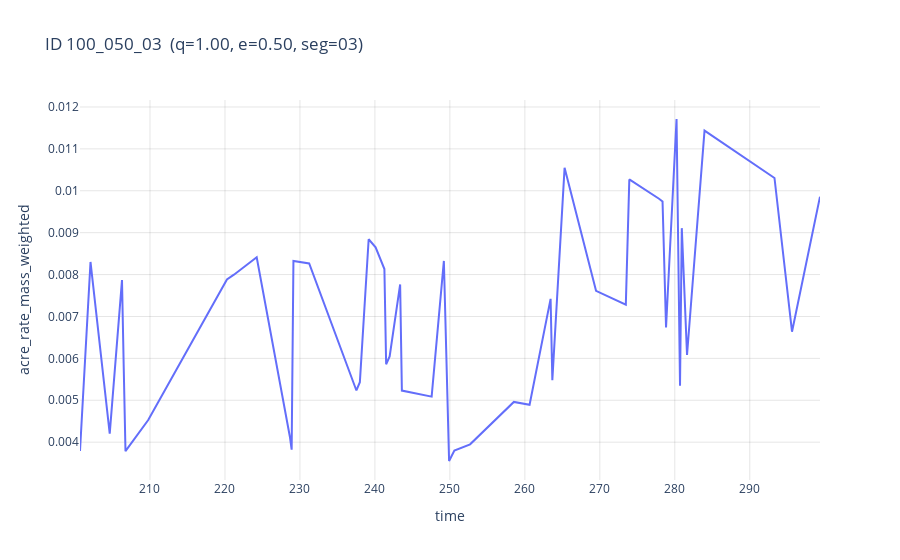

Write notebook code for a chart like this one.
### Code cell
fig = plot_segment_by_id_interactive(
    df=df,
    id="100_050_03",
    y="acre_rate_mass_weighted"
)
fig.show()

### Figure 1 — Plotly figure (JSON) as saved in the notebook; plotly's stock layout.template omitted (floating-point values rounded to 4 significant figures)
{"data": [{"hovertemplate": "<b>t = %{x:.3f}</b><br>acre_rate_mass_weighted = %{y:.3e}<extra></extra>", "legendgroup": "", "line": {"color": "#636efa", "dash": "solid"}, "marker": {"symbol": "circle"}, "mode": "lines", "name": "", "orientation": "v", "showlegend": false, "type": "scatter", "x": [200.7, 202.1, 204.6, 206.3, 206.5, 206.7, 209.8, 220.3, 221.2, 224.2, 228.7, 228.9, 229.1, 231.2, 237.5, 238.0, 239.2, 240.1, 241.3, 241.5, 242.0, 243.4, 243.6, 247.6, 249.2, 249.9, 250.6, 252.7, 258.5, 260.6, 263.4, 263.7, 265.3, 269.5, 273.5, 273.9, 277.9, 278.4, 278.8, 280.2, 280.7, 280.9, 281.6, 284.0, 293.3, 295.6, 299.4], "xaxis": "x", "y": [0.00379, 0.008301, 0.004204, 0.007868, 0.00577, 0.003786, 0.004528, 0.007884, 0.007998, 0.008415, 0.004124, 0.00382, 0.008324, 0.008267, 0.005234, 0.005431, 0.008843, 0.00865, 0.008133, 0.00586, 0.006048, 0.007765, 0.005232, 0.005087, 0.008326, 0.003551, 0.003801, 0.003949, 0.00496, 0.004892, 0.007421, 0.00548, 0.01055, 0.007612, 0.007283, 0.01027, 0.00981, 0.009744, 0.006738, 0.01171, 0.005345, 0.009108, 0.00608, 0.01144, 0.0103, 0.006636, 0.00986], "yaxis": "y"}], "layout": {"autosize": true, "legend": {"tracegroupgap": 0}, "title": {"text": "ID 100_050_03  (q=1.00, e=0.50, seg=03)"}, "xaxis": {"anchor": "y", "autorange": true, "domain": [0, 1], "gridcolor": "rgba(0, 0, 0, 0.1)", "range": [200.7, 299.4], "showgrid": true, "title": {"text": "time"}, "type": "linear"}, "yaxis": {"anchor": "x", "autorange": true, "domain": [0, 1], "gridcolor": "rgba(0, 0, 0, 0.1)", "range": [0.003097, 0.01217], "showgrid": true, "title": {"text": "acre_rate_mass_weighted"}, "type": "linear"}}}
